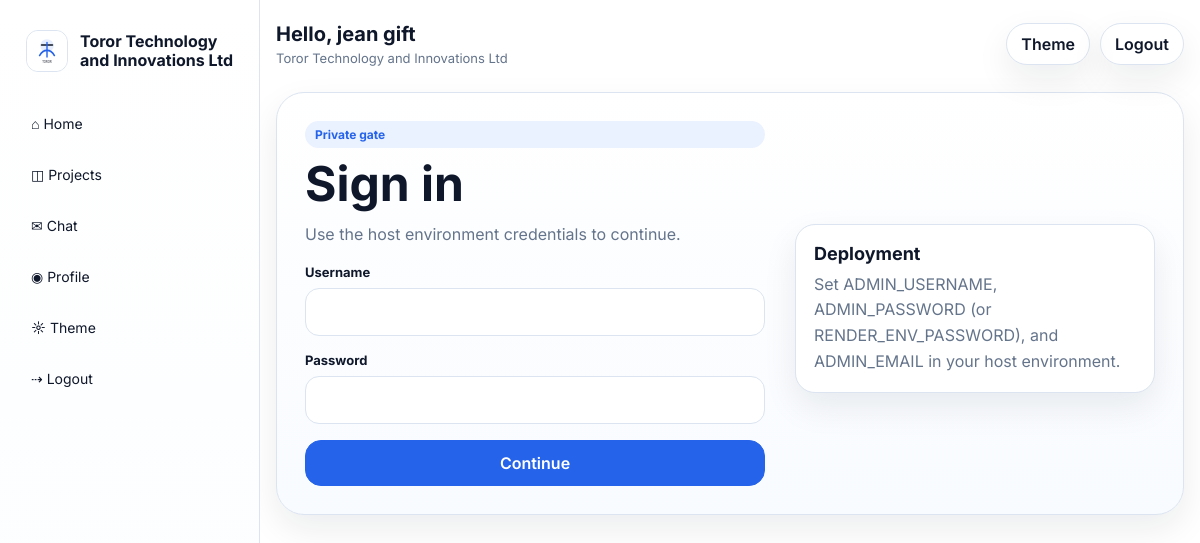
/xtspolsjhulupjoppsuplmkzcodup (signed in), run on the app's committed database.
### tables this page shows
CREATE TABLE settings (
        key TEXT PRIMARY KEY,
        value TEXT NOT NULL
    );

CREATE TABLE users (
        id INTEGER PRIMARY KEY AUTOINCREMENT,
        name TEXT NOT NULL,
        username TEXT NOT NULL UNIQUE,
        email TEXT NOT NULL UNIQUE,
        password_hash TEXT NOT NULL,
        location_text TEXT,
        location_lat REAL,
        location_lng REAL,
        device_info TEXT,
        ip_address TEXT,
        created_at TEXT NOT NULL,
        last_login_at TEXT,
        last_seen_at TEXT,
        is_active INTEGER NOT NULL DEFAULT 1
    );

### app.py (the view, shortened to what this page needs)
@app.route('/xtspolsjhulupjoppsuplmkzcodup', methods=['GET', 'POST'])
def admin_entry():
    open_mode = os.environ.get('ADMIN_DEVELOPMENT_OPEN', '0') == '1'
    if open_mode and request.method == 'GET' and not session.get('admin_logged_in'):
        session['admin_logged_in'] = True
        session['user_email'] = os.environ.get('ADMIN_EMAIL', 'admin@local')
        flash('Admin access opened for local use.', 'success')
        return redirect(url_for('admin_dashboard'))
    return render_template('admin_login.html', open_mode=open_mode)

### app.py (called while the page is built, shortened)
def get_db():
    if 'db' not in g:
        conn = sqlite3.connect(DB_PATH)
        conn.row_factory = sqlite3.Row
        g.db = conn
    return g.db

def query_one(sql, args=()):
    return get_db().execute(sql, args).fetchone()

def get_setting(key, default=''):
    row = query_one('SELECT value FROM settings WHERE key=?', (key,))
    return row['value'] if row else default

def is_admin():
    return session.get('admin_logged_in') is True

def is_user_logged_in():
    return bool(session.get('user_id') or session.get('user_email'))

def user_display_name():
    if is_admin():
        return get_setting('developer_name', 'Team') or 'Team'
    user_id = session.get('user_id')
    if user_id:
        row = query_one('SELECT name FROM users WHERE id=?', (user_id,))
        if row and row['name']:
            return row['name']

@app.before_request
def protect_admin_routes():
    path = request.path or ''
    if path == '/xtspolsjhulupjoppsuplmkzcodup' or path.startswith('/admin') or path.startswith('/api/admin'):
        if path in {'/xtspolsjhulupjoppsuplmkzcodup'}:
            return None
        if not is_admin():
            return redirect(url_for('admin_entry'))
    return None

def public_logo():
    logo = get_setting('logo_path', '/static/default-logo.svg')
    return logo if logo else '/static/default-logo.svg'

@app.context_processor
def inject_globals():
    return {
        'site_name': get_setting('site_name', 'Toror Technology and Innovations Ltd'),
        'developer_name': get_setting('developer_name', 'Developed by me'),
        'tagline': get_setting('tagline', ''),
        'hero_text': get_setting('hero_text', ''),
        'primary_email': get_setting('primary_email', ''),
        'logo_path': public_logo(),
        'theme_mode': get_setting('theme_mode', 'light'),
        'accent_color': get_setting('accent_color', '#2563eb'),
        'is_admin': is_admin,
        'show_nav': is_user_logged_in() or is_admin(),
        'user_email': session.get('user_email'),
        'user_id': session.get('user_id'),
        'display_name': user_display_name(),
        'admin_mode': is_admin(),
    }

@app.after_request
def add_cache_headers(resp):
    if request.path.startswith('/static/'):
        resp.headers['Cache-Control'] = 'public, max-age=31536000, immutable'
    else:
        resp.headers['Cache-Control'] = 'no-store'
    return resp

### templates/admin_login.html (shortened to what this page needs)
{% extends 'base.html' %}
{% set title = 'Access Gate · ' ~ site_name %}
{% block content %}
  <section class="auth-card hero auth-hero">
    <div class="auth-copy">
      <span class="badge">Private gate</span>
      <h2>Sign in</h2>
      <p>Use the host environment credentials to continue.</p>
      <form class="grid auth-form" method="post">
        <div class="field"><label>Username</label><input name="username" autocomplete="username" required></div>
        <div class="field"><label>Password</label><input name="password" type="password" autocomplete="current-password" required></div>
        <button class="btn primary" type="submit">Continue</button>
      </form>
    </div>
    <div class="card auth-preview">
      <h3>Deployment</h3>
      <p>Set ADMIN_USERNAME, ADMIN_PASSWORD (or RENDER_ENV_PASSWORD), and ADMIN_EMAIL in your host environment.</p>
    </div>
  </section>
{% endblock %}

### templates/base.html (shortened to what this page needs)
<!doctype html>
<html lang="en">
<head>
  <link rel="stylesheet" href="/static/css/style.css">
</head>
<body class="{% if is_admin() and show_nav %}admin-mode{% elif show_nav %}user-mode{% else %}auth-mode{% endif %}">
  <div class="{% if show_nav %}shell{% else %}auth-shell{% endif %}">
    {% if show_nav %}
      {% if is_admin() %}
      <aside class="sidebar admin-sidebar">
        <a class="brand admin-brand" href="/admin/dashboard">
          <img src="{{ logo_path }}" alt="Logo">
          <div>
            <h1>{{ site_name }}</h1>
            <p>Control Center</p>
          </div>
        </a>
        <div class="sidebar-label">Admin workspace</div>
        <nav class="nav admin-nav">
          <a href="/admin/dashboard" class="{{ 'active' if request.path == '/admin/dashboard' else '' }}">◫ Dashboard</a>
          <a href="/admin/users" class="{{ 'active' if '/admin/users' in request.path else '' }}">◉ Users</a>
          <a href="/admin/projects" class="{{ 'active' if '/admin/projects' in request.path else '' }}">▣ Projects</a>
          <a href="/admin/vault" class="{{ 'active' if '/admin/vault' in request.path else '' }}">⟐ Vault</a>
          <a href="/admin/contacts" class="{{ 'active' if '/admin/contacts' in request.path else '' }}">✉ Contacts</a>
          <a href="/admin/chat" class="{{ 'active' if '/admin/chat' in request.path else '' }}">☰ Messages</a>
          <a href="/admin/settings" class="{{ 'active' if '/admin/settings' in request.path else '' }}">⚙ Settings</a>
          <button type="button" data-theme-toggle>☼ Theme</button>
          <a href="/admin/logout">⇢ Logout</a>
        </nav>
        <div class="footer-note">Company control panel for content, users, and settings.</div>
      </aside>
      {% else %}
      <aside class="sidebar">
        <a class="brand" href="/portal">
          <img src="{{ logo_path }}" alt="Logo">
          <div>
            <h1>{{ site_name }}</h1>
          </div>
        </a>
        <nav class="nav">
          <a href="/portal" class="{{ 'active' if request.path == '/portal' else '' }}">⌂ Home</a>
          <a href="/projects" class="{{ 'active' if '/projects' in request.path else '' }}">◫ Projects</a>
          <a href="/chat" class="{{ 'active' if '/chat' in request.path else '' }}">✉ Chat</a>
          <a href="/profile" class="{{ 'active' if '/profile' in request.path else '' }}">◉ Profile</a>
          <button type="button" data-theme-toggle>☼ Theme</button>
          <a href="/logout">⇢ Logout</a>
        </nav>
      </aside>
      {% endif %}
    {% endif %}
    <main class="{% if show_nav %}main{% else %}auth-main{% endif %}">
      <div class="{% if show_nav %}container{% else %}auth-container{% endif %}">
        {% if show_nav %}
        <div class="topbar {% if is_admin() %}topbar-admin{% endif %}">
          <div class="topbar-left">
            <span class="greeting">Hello, {{ display_name }}</span>
            <span class="subtle">{% if is_admin() %}Administrator workspace{% else %}{{ site_name }}{% endif %}</span>
          </div>
          <div class="topbar-right">
            <button type="button" class="btn small" data-theme-toggle>Theme</button>
            <a class="btn small ghost" href="{% if is_admin() %}/admin/logout{% else %}/logout{% endif %}">Logout</a>
          </div>
        </div>
        {% endif %}
        {% block content %}{% endblock %}
      </div>
    </main>
  </div>
</body>
</html>

### static/css/style.css (style rules this page uses)
:root { --bg:#ffffff; --panel:#f7f9fc; --text:#0f172a; --muted:#64748b; --border:#dbe4f0; --accent:#2563eb; --accent-soft:#eaf1ff; --shadow:0 14px 34px rgba(15,23,42,.08); --radius:20px; }
* { box-sizing:border-box }
html,body { margin:0;padding:0;font-family:Inter,ui-sans-serif,system-ui,-apple-system,BlinkMacSystemFont,"Segoe UI",sans-serif;background:var(--bg);color:var(--text) }
a { color:inherit;text-decoration:none }
img { max-width:100%;display:block }
button,input,textarea,select { font:inherit }
.container { width:min(1180px,calc(100% - 32px));margin:0 auto }
.shell { display:grid;grid-template-columns:260px 1fr;min-height:100vh }
.sidebar { position:sticky;top:0;height:100vh;padding:22px 16px;border-right:1px solid var(--border);background:linear-gradient(180deg,#fff, #fbfdff) }
.brand { display:flex;align-items:center;gap:12px;padding:8px 10px;border-radius:16px }
.brand img { width:42px;height:42px;object-fit:contain;border-radius:12px;background:#fff;border:1px solid var(--border) }
.brand h1 { font-size:16px;line-height:1.2;margin:0 }
.nav { margin-top:22px;display:grid;gap:8px }
.nav a,.nav button { display:flex;align-items:center;gap:12px;border:1px solid transparent;background:transparent;border-radius:16px;padding:12px 14px;font-size:14px;color:var(--text);cursor:pointer }
.main { padding:20px 0 40px }
.auth-card { width:min(1050px,100%) }
.topbar { display:flex;justify-content:space-between;align-items:center;gap:12px;margin-bottom:24px;padding:2px 0 }
.topbar-left { display:grid;gap:4px }
.greeting { font-size:18px;font-weight:700 }
.subtle { color:var(--muted);font-size:13px }
.topbar-right { display:flex;gap:10px;flex-wrap:wrap }
.pill,.btn.small { display:inline-flex;align-items:center;gap:8px;padding:10px 14px;border:1px solid var(--border);border-radius:999px;background:#fff;box-shadow:var(--shadow) }
.hero { display:grid;gap:18px;grid-template-columns:1.2fr .8fr;align-items:center;padding:28px;background:linear-gradient(180deg,#ffffff,#f8fbff);border:1px solid var(--border);border-radius:28px;box-shadow:var(--shadow) }
.hero h2 { font-size:clamp(30px,4vw,52px);line-height:1.02;margin:0 }
.hero p { margin:0;color:var(--muted);font-size:16px;line-height:1.7 }
.btn { display:inline-flex;align-items:center;justify-content:center;gap:8px;padding:12px 18px;border-radius:16px;border:1px solid var(--border);background:#fff;color:var(--text);font-weight:600;cursor:pointer }
.btn.primary { background:var(--accent);border-color:var(--accent);color:#fff }
.btn.ghost { background:transparent }
.grid { display:grid;gap:16px }
.card { background:#fff;border:1px solid var(--border);border-radius:var(--radius);padding:18px;box-shadow:var(--shadow) }
.card h3,.section h3 { margin:0 0 8px;font-size:18px }
.card p,.muted { color:var(--muted);line-height:1.6 }
.badge { display:inline-flex;align-items:center;padding:6px 10px;border-radius:999px;background:var(--accent-soft);color:var(--accent);font-size:12px;font-weight:700 }
.field { display:grid;gap:8px }
.field label { font-size:13px;font-weight:700 }
.field input,.field textarea,.field select { width:100%;padding:13px 14px;border:1px solid var(--border);border-radius:14px;background:#fff;color:var(--text);font:inherit;outline:none }
.auth-hero { grid-template-columns:1fr 360px }
.auth-copy { display:grid;gap:12px }
.auth-form { margin-top:4px }
.auth-preview { margin-top:10px }
.auth-hero .auth-copy { padding-right:12px }
.topbar-left .greeting { font-size:20px }

### data on the page
settings: value (placeholder picture)
settings: value "Toror Technology and Innovations Ltd"
users: name "jean gift"
